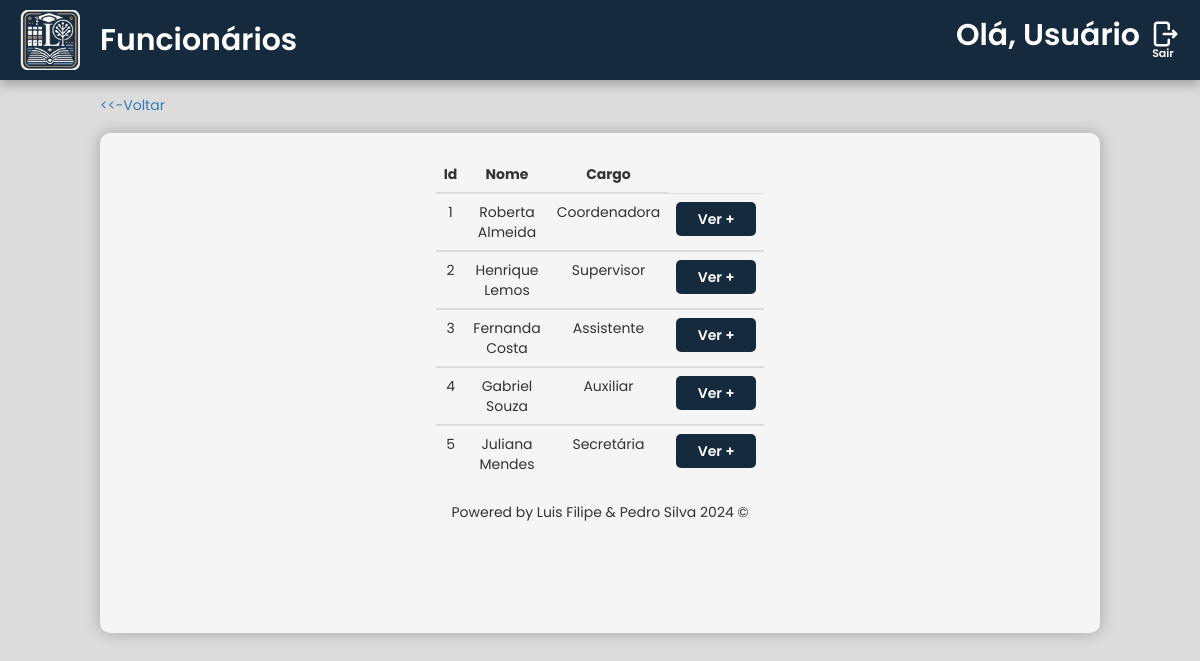
Screenshot of /src/diretoria/visualizar-funcionarios/index.php with the database file from the repository.
### tables this page shows
create table
    apoio (
        id_func bigint auto_increment primary key,
        nome_func varchar(70) not null,
        email_pess_func VARCHAR(150) UNIQUE NOT NULL,
        email_corp_func VARCHAR(150) UNIQUE NOT NULL,
        telefone_func VARCHAR(11) NOT NULL,
        cpf_func varchar(11) not null unique,
        sexo_func varchar(1) not null,
        nascimento_func date not null,
        senha_func varchar(25) not null,
        cargo_func varchar(100) not null
    );

### src/diretoria/visualizar-funcionarios/index.php (the view, shortened to what this page needs)
<?php
require '../../scripts/conn.php';
if (1 > 0) {
  $sql = $pdo->prepare("SELECT * FROM apoio");
  $sql->execute();
  $apoio = $sql->fetchAll(PDO::FETCH_ASSOC);
}
?>
<!DOCTYPE html>
<html lang="pt-br">
<head>
  <link rel="stylesheet" href="https://maxcdn.bootstrapcdn.com/bootstrap/3.3.7/css/bootstrap.min.css"
>
  <link rel="stylesheet" href="style.css">
</head>
<body>
  <header>
    <img src="../../../assets/images/LogoEscolaSemFundo.png" alt="Logo da Clinica" class="LogoClinica">Funcionários
    <div class="areauser">
      <p class="nomeuser">Olá, <?php echo isset($_SESSION['session_nome']) ? explode(' ', $_SESSION['session_nome'])[0] : 'Usuário'; ?></p>
      <a href="../../scripts/sair.php"><img src="../../../assets/images/logout-svgrepo-com.svg" alt="Sair" class="logouticon">
        <p class="txtsair">Sair</p>
      </a>
    </div>
  </header>
  <div class="opcvoltar"><a href="../"><<-Voltar </a></div>
  <div class="container">
    <table class="table">
      <thead>
        <tr>
          <th class="cabecalhotable" scope="col">Id</th>
          <th class="cabecalhotable" scope="col">Nome</th>
          <th class="cabecalhotable" scope="col">Cargo</th>
        </tr>
      </thead>
      <?php if (count($apoio) > 0): ?>
        <?php foreach ($apoio as $func): ?>
          <tbody>
            <tr>
              <td><?= htmlspecialchars($func['id_func']) ?></td>
              <td><?= htmlspecialchars($func['nome_func']) ?></td>
              <td><?= htmlspecialchars($func['cargo_func']) ?></td>
              <td><a href="detalhes.php?id_func=<?= $a = $func['id_func']; ?>"><button class="btnVerMais">Ver +</button></a></td>
            <?php endforeach; ?>
          <?php endif; ?>
          </tbody>
    </table>
    <p class="creds" style="margin-top: 1rem;">Powered by Luis Filipe & Pedro Silva 2024 ©</p>
  </div>
</body>
</html>

### src/diretoria/visualizar-funcionarios/style.css (style rules this page uses)
* { font-family: "Poppins", sans-serif; margin: 0px; padding: 0px; }
body { background-color: gainsboro; }
header { background-color: #162a3d; display: flex; align-items: center; color: white; font-size: 30px; font-weight: 600; text-align: center; margin-bottom: -0.5rem; box-shadow: 0px 5px 10px rgba(0, 0, 0, 0.25); }
.opcvoltar { margin-top: 2rem; margin-left: 10rem; }
.LogoClinica { width: 60px; margin-left: 2rem; margin-top: 1rem; margin-bottom: 1rem; margin-right: 2rem; }
.areauser { position: absolute; right: 2rem; display: flex; align-items: center; gap: 10px; }
.logouticon { height: 30px; }
a { margin-top: 0.3rem; text-decoration: none; }
.txtsair { text-decoration: none; font-size: 11px; margin-top: -0.8rem; margin-left: -0.4rem; color: white; }
.container { margin-bottom: 5rem; align-items: center; justify-items: center; margin-top: 1.5%; max-width: 100rem; min-width: 25rem; max-height: 100rem; min-height: 50rem; background-color: whitesmoke; box-shadow: 0px 0px 15px rgba(0, 0, 0, 0.25); border-radius: 10px; padding: 2.3rem; overflow: auto; }
.table { text-align: center; overflow: auto; max-height: 20rem; max-width: 20rem; }
.cabecalhotable { text-align: center; }
.btnVerMais { min-width: 8rem; background-color: #162A3D; font-weight: 600; padding: 0.7rem; border-radius: 5px; border: none; transition: 300ms; color: white; }

### rows the page displays
apoio: id_func "1", nome_func "Roberta Almeida", cargo_func "Coordenadora"
apoio: id_func "2", nome_func "Henrique Lemos", cargo_func "Supervisor"
apoio: id_func "3", nome_func "Fernanda Costa", cargo_func "Assistente"
apoio: id_func "4", nome_func "Gabriel Souza", cargo_func "Auxiliar"
apoio: id_func "5", nome_func "Juliana Mendes", cargo_func "Secretária"
